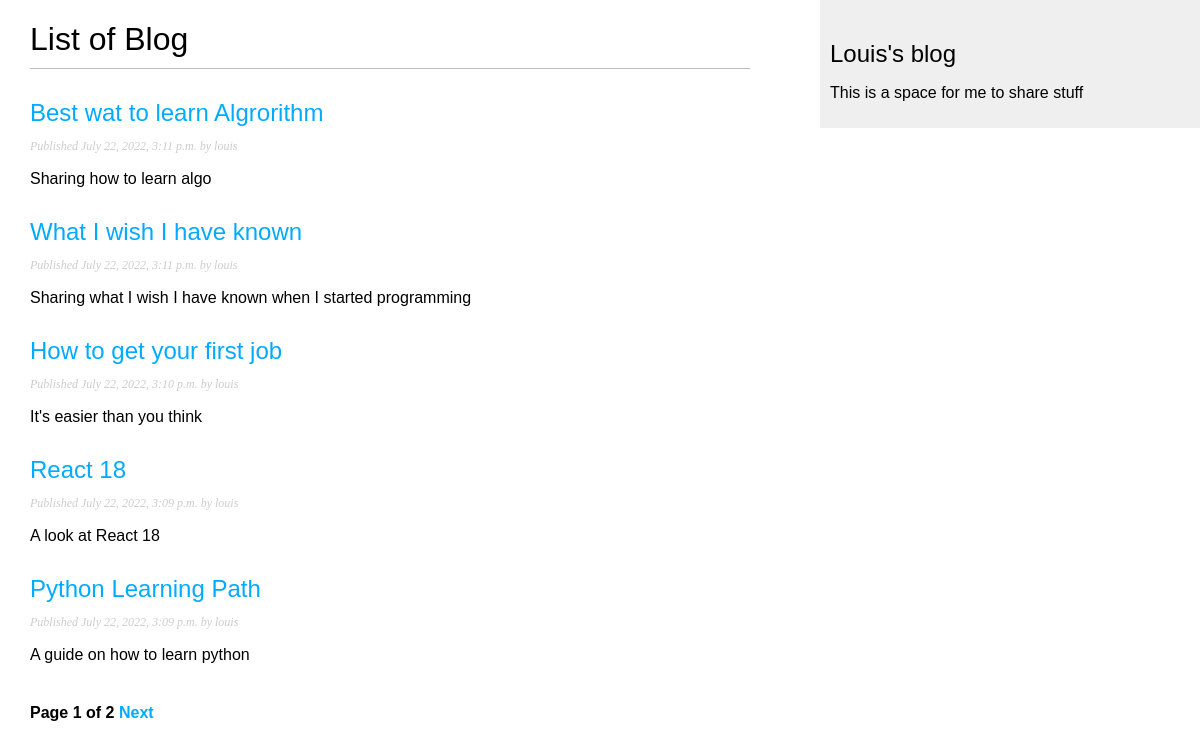
Screenshot of /blog/ with the database file from the repository.
### blog/models.py (models this page shows, shortened)
class Post(models.Model):
    STATUS_CHOICES =(
        ('draft', 'Draft'),
        ('published', 'Published'),
    )
    title = models.CharField(max_length=256)
    slug = models.SlugField(max_length=256, unique_for_date='publish')
    author = models.ForeignKey(User, on_delete=models.CASCADE, related_name='blog_posts')
    body = models.TextField()
    publish = models.DateTimeField(default=timezone.now)
    created = models.DateTimeField(auto_now_add=True)
    updated = models.DateTimeField(auto_now=True)
    status = models.CharField(max_length=10, choices=STATUS_CHOICES, default='draft')
    objects = models.Manager() # The default manager
    published = PublishedManager()
    def get_absolute_url(self):
        return reverse('blog:post_detail', args=[self.publish.year, self.publish.month, self.publish.day, self.slug])
    class Meta:
        ordering = ('-publish',)

### blog/views.py (the view)
# urls.py: path("", PostListView.as_view(), name="post_list"),
class PostListView(ListView):
    queryset = Post.published.all()
    context_object_name = 'posts'
    paginate_by = 5
    template_name = 'blog/post/list.html'

### blog/templates/blog/post/list.html (shortened to what this page needs)
{% extends "blog/base.html" %}
{% block content %}
<h1>List of Blog</h1>
{% for post in posts %}
<h2>
  <a href="{{ post.get_absolute_url }}"> {{ post.title }} </a>
</h2>
<p class="date">Published {{ post.publish }} by {{ post.author }}</p>
{{ post.body|truncatewords:30|linebreaks }}
{% endfor %}
{% include "pagination.html" with page=page_obj %}
{% endblock %}

### blog/static/css/blog.css (style rules this page uses)
body { margin: 0; padding: 0; font-family: helvetica, sans-serif; }
a { color: #00abff; text-decoration: none; }
h1 { font-weight: normal; border-bottom: 1px solid #bbb; padding: 0 0 10px 0; }
h2 { font-weight: normal; margin: 30px 0 0; }
p.date { color: #ccc; font-family: georgia, serif; font-size: 12px; font-style: italic; }

### rows the page displays
Post: title "Best wat to learn Algrorithm", publish "July 22, 2022, 3:11 p.m.", author "louis", body "Sharing how to learn algo"
Post: title "What I wish I have known", publish "July 22, 2022, 3:11 p.m.", author "louis", body "Sharing what I wish I have known when I started programming"
Post: title "How to get your first job", publish "July 22, 2022, 3:10 p.m.", author "louis", body "It's easier than you think"
Post: title "React 18", publish "July 22, 2022, 3:09 p.m.", author "louis", body "A look at React 18"
Post: title "Python Learning Path", publish "July 22, 2022, 3:09 p.m.", author "louis", body "A guide on how to learn python"

### other values shown
{{ page.number }} "1"
{{ page.paginator.num_pages }} "2"
